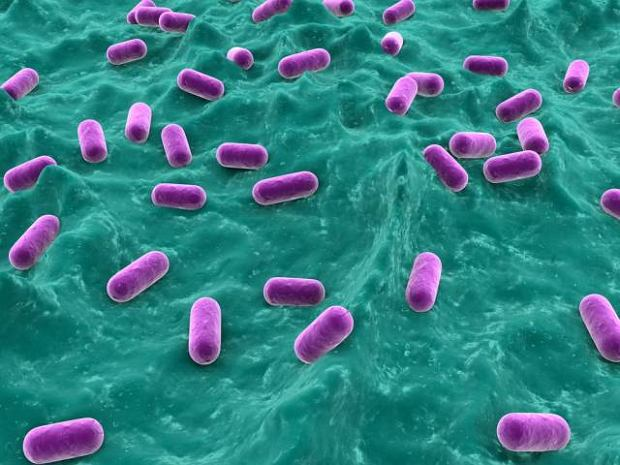
%> input picture 3 year/5 semestr/MPOC/Lab12/bakterie.jpg, 620 x 465 px
$ octave zadanie_3.m   (GNU Octave 9; MATLAB toolbox functions it lacks are replaced by stand-ins)
%> lines starting %> are read from the running program, lines starting %| are printed output that depends on the picture; in (x1, y1, x2, y2) boxes, pixels count from 0 and x2, y2 are one past the last pixel; in counts of white or black regions, pixels touching at a corner belong together; the program's own positions count from 1
clc
close all
clear all
pkg image load

image = imread('bakterie.jpg');
%> image is the input picture: size 465x620x3 uint8; mean R, G, B 49.5, 127.9, 132.1

figure
imshow(image);title('Oryginalny');

if size(image, 3) == 3
  imagegray = rgb2gray(image);
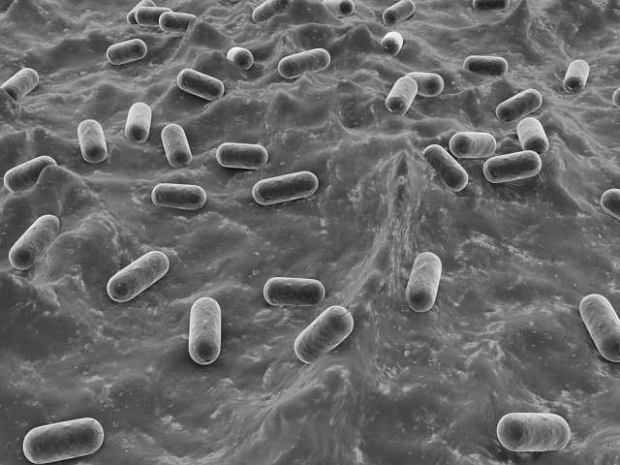
%> imagegray: size 465x620 uint8; min 9, max 253, mean 105
else
  imagegray=image;
end

th = 150;
Im = imagegray > th;
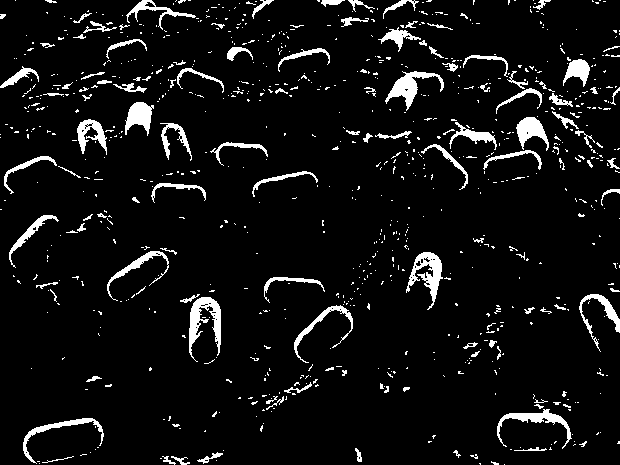
%> Im: size 465x620 logical; 6.6% white; 846 white regions (731 under 20 px), largest, box (x1, y1, x2, y2) and area: (189, 297, 221, 362) 891, (406, 252, 443, 310) 802, (385, 71, 444, 111) 752

figure
imshow(Im);title('Po progowaniu');
imwrite(Im, 'bakterie_poprogowaniu.jpg');

Mask = ones(3);
Imorf = imopen(Im, Mask);
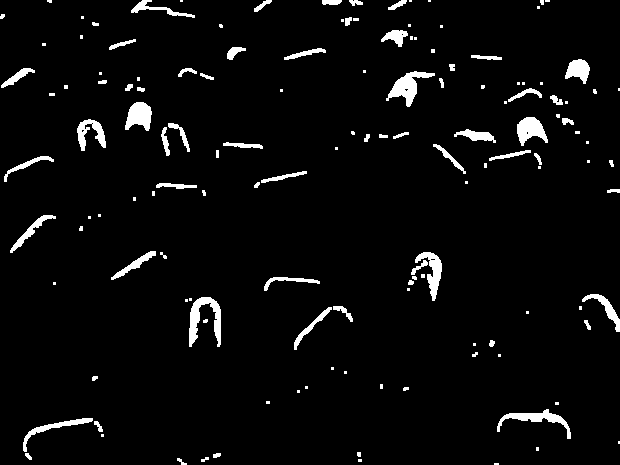
%> Imorf: size 465x620 logical; 4.1% white; 140 white regions (71 under 20 px), largest, box (x1, y1, x2, y2) and area: (189, 297, 221, 347) 728, (386, 71, 435, 107) 667, (497, 409, 571, 439) 570
Imorf = imfill(Imorf, 'holes');
%> Imorf: size 465x620 logical; 4.1% white; 140 white regions (71 under 20 px), largest, box (x1, y1, x2, y2) and area: (189, 297, 221, 347) 728, (386, 71, 435, 107) 671, (497, 409, 571, 439) 570

figure
imshow(Imorf);title('Po operacjach morfologicznych');
imwrite(Imorf,'bakterie_poopermorfologicznych.jpg');

[L, num] = bwlabel(Imorf);
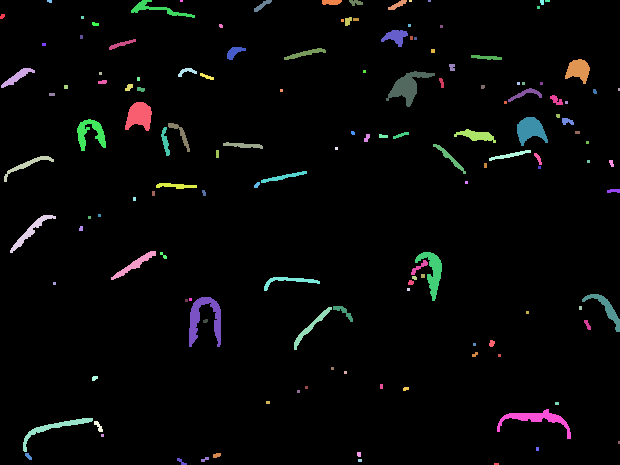
%> L: size 465x620 double; 141 distinct labels, from 0 to 140; one colour per label, 0 black
%> num = 140
fprintf('liczba obiektow: ');
fprintf(num2str(num));
%| liczba obiektow: 140

props = regionprops(L,'Orientation');
%> props = 140 regions; first 5, Orientation: 47.89, 31.14, 22.68, 43, 18.2
imagegray = cat(3, imagegray, imagegray, imagegray);
%> imagegray: size 465x620x3 uint8

for k = 1:num
  orientation = props(k).Orientation;
  if abs(orientation) < 15
    mask = (L == k);
    outline = bwperim(mask);
    imagegray(:,:,1) = imagegray(:,:,1) + uint8(outline) * 255;
    imagegray(:,:,2) = imagegray(:,:,2) - uint8(outline) * 255;
    imagegray(:,:,3) = imagegray(:,:,3) - uint8(outline) * 255;
  end
end
%> this loop made 140 passes
%> orientation on passes 1 to 12: 47.89, 31.14, 22.68, 43, 18.2, -46.78, 0, -11.31, 0, 0, 0, -14.4
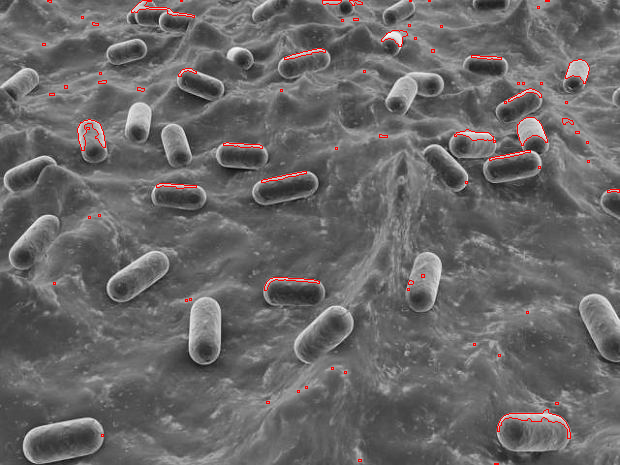
%> imagegray: size 465x620x3 uint8; mean R, G, B 105.6, 103.6, 103.6
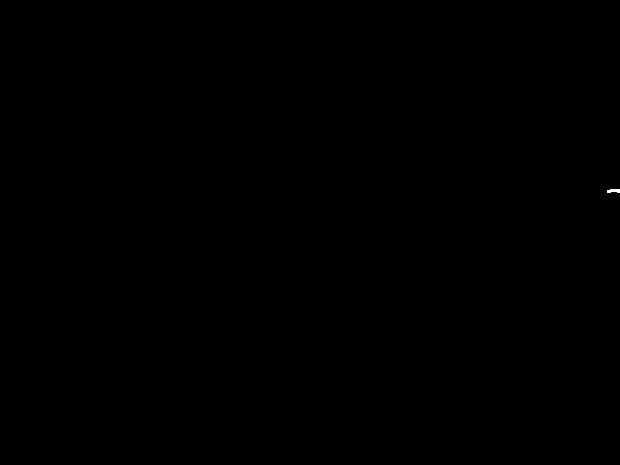
%> mask: size 465x620 logical; 0.01% white; 1 white region, box (x1, y1, x2, y2) and area: (607, 189, 620, 193) 43
%> outline: size 465x620 logical; 0.01% white in thin lines or dots, all inside (x1, y1, x2, y2) = (607, 189, 620, 193)

figure
imshow(imagegray);
title('Obiekty poziome obwodzie czerwonym');
imwrite(image, 'bakterie_obwodzie.jpg');

$ run again, with 3 year/5 semestr/MPOC/Lab12/rice.png saved as 3 year/5 semestr/MPOC/Lab12/bakterie.jpg
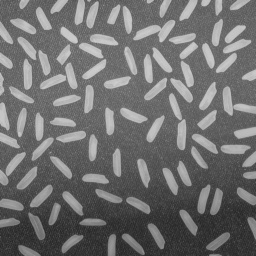
%> input picture 3 year/5 semestr/MPOC/Lab12/rice.png, 256 x 256 px
%> image is the input picture: size 256x256 uint8; min 36, max 207, mean 111.2
%> Im: size 256x256 logical; 21.3% white; 119 white regions (36 under 20 px), largest, box (x1, y1, x2, y2) and area: (133, 20, 175, 42) 401, (223, 86, 256, 116) 366, (170, 78, 193, 103) 233
%> `[L, num] = bwlabel(Imorf);`:
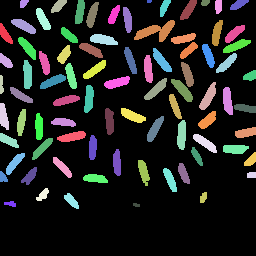
%> L: size 256x256 double; 84 distinct labels, from 0 to 83; one colour per label, 0 black
%> num = 83
%| liczba obiektow: 83
%> props = 83 regions; first 5, Orientation: -59.09, -46.56, -88.54, -80.15, -29.79
%> the loop `for k = 1:num` made 83 passes
%> orientation on passes 1 to 8: -59.09, -46.56, -88.54, -80.15, -29.79, -64.39, -8.38, 50.43
%> after the loop `for k = 1:num`:
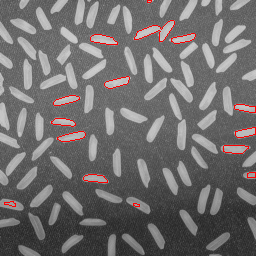
%> imagegray: size 256x256x3 uint8; mean R, G, B 112.2, 109.3, 109.3
